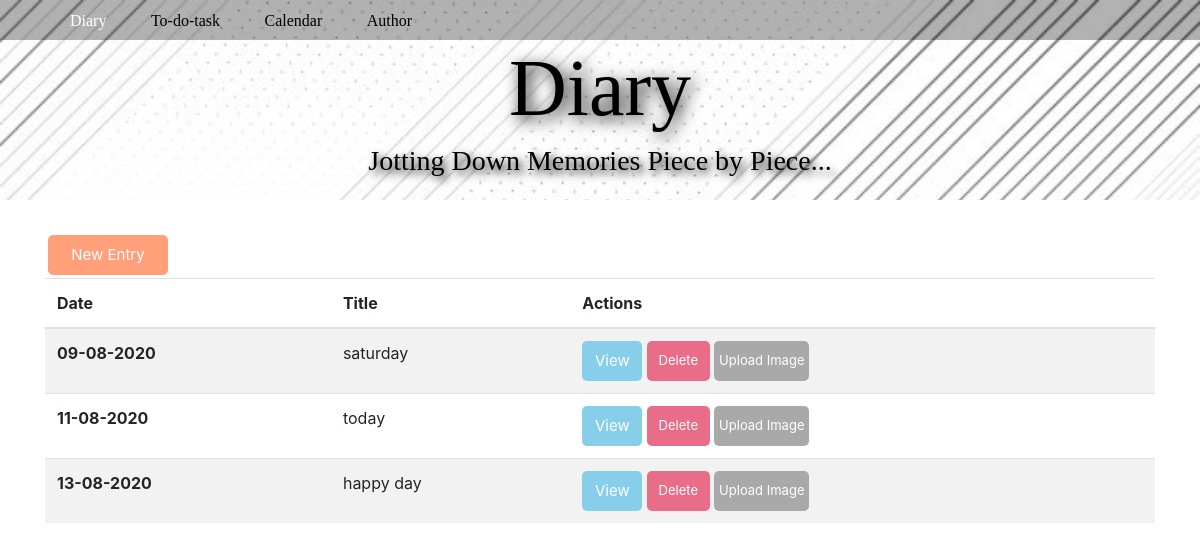
Before: / with the older database file.
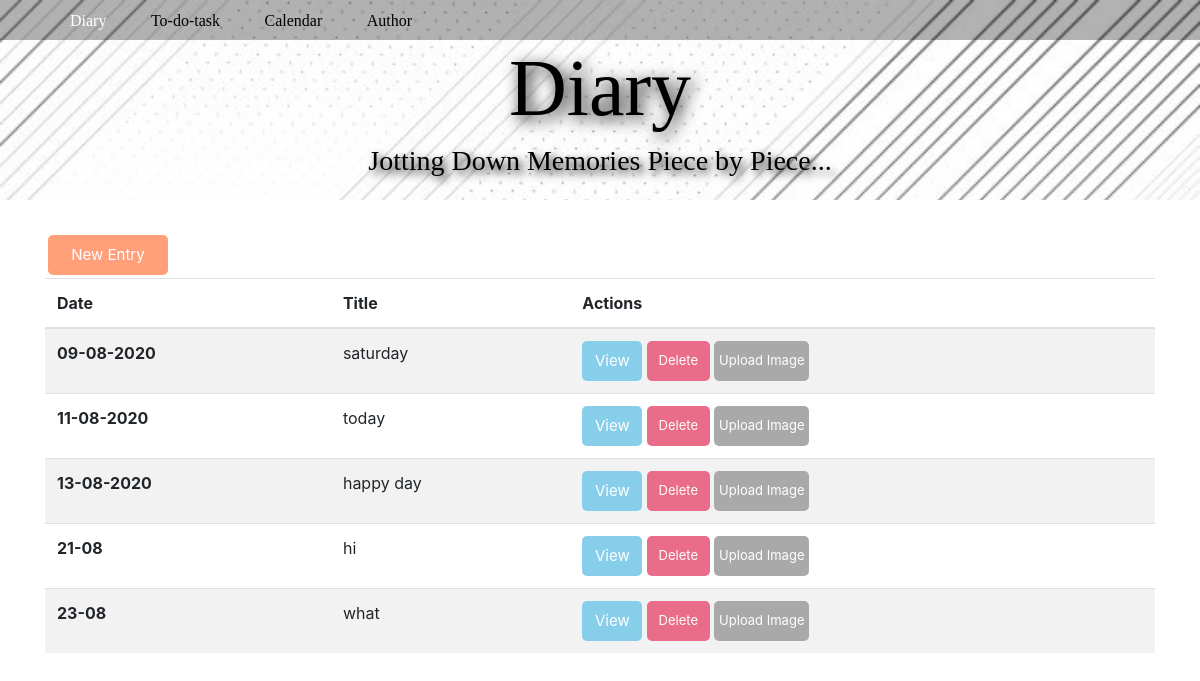
After: the same page with the newer database file.
### app/models.py (models this page shows, shortened)
class Diary(db.Model):
    date = db.Column(db.String(64), nullable=False, default=datetime.utcnow, primary_key=True)
    title = db.Column(db.String(64), nullable=False)
    text = db.Column(db.String(1028))

### app/routes.py (the view)
@app.route('/')
def index():
    entries = Diary.query.all()
    return render_template("index.html", entries = entries)

### app/templates/index.html (shortened to what this page needs)
<!DOCTYPE html>
<html lang="en">
  <head>
    <link
      rel="stylesheet"
      href="https://stackpath.bootstrapcdn.com/bootstrap/4.5.0/css/bootstrap.min.css"
    />
    <link rel="stylesheet" href="/static/main.css"/>
  </head>
  <body>
    <div id="background">
      <div id="menu">
          <div class="container">
              <div class="row">
                      <ul>
                          <li class="selected">Diary</li>
                          <li>To-do-task</li>
                          <li>Calendar</li>
                          <li>Author</li>
                      </ul>
                  </div>
              </div>
        </div>
      <div class="container text-center">
          <h1>Diary</h1>
          <h3>Jotting Down Memories Piece by Piece...</h3>
      </div>
    </div>
    <div class="container">
      <table class="table table-striped">
        <button type="button" class="btn btn-primary" id = "new-button" data-toggle="modal" data-target="#newItemModal">New Entry</button>
        <thead>
          <tr>
            <th scope="col">Date</th>
            <th scope="col">Title</th>
            <th scope="col">Actions</th>
          </tr>
        </thead>
        <tbody>
          {% for entry in entries %}
          <tr>
            <th scope="row">{{entry.date}}</th>
            <td>{{entry.title}}</td>
            <td>
              <a href="#"><button type="button" class="btn btn-primary" id="view-button">View</button></a>
              <button type="button" class="btn btn-danger" id="delete-button"> Delete </button>
              <button type="button" class="btn btn-primary" id="upload-button"> Upload Image </button>
            </td>
          </tr>
          {% endfor %}
        </tbody>
      </table>
    </div>
  </body>
</html>

### app/static/main.css (style rules this page uses)
#menu { height: 40px; background-color: rgba(0, 0, 0, 0.3); }
#menu ul { list-style-type: none; white-space: nowrap; margin-top: 8px; }
#menu li { color: black; font-size: 16px; font-family: "Tahoma"; margin-right: 40px; display: inline; }
#menu li.selected { color: white; }
#background { background-image: url("/static/banner.jpg"); background-repeat: no-repeat; background-color: gray; height: 200px; background-size: cover; margin-bottom: 32px; }
h1 { color: black; font-size: 60pt; font-family: "fantacy"; text-shadow: 4px 4px 16px black; }
h3 { color: black; margin-top: 0px; margin-bottom: 48px; font-family: "fantacy"; text-shadow: 4px 4px 8px black; }
#view-button { width: 60px; height: 40px; background-color:skyblue; color: white; font-size: 15px; border: none; border-radius: 5px; }
#delete-button { width: 63px; height: 40px; background-color:rgb(233, 109, 136); color: white; font-size: 13px; border: none; border-radius: 5px; text-align: center; padding: 10px; }
#upload-button { width: 95px; height: 40px; background-color: darkgray; color: white; font-size: 13px; border: none; border-radius: 5px; text-align: center; padding: 4px; }
#new-button { width: 120px; height: 40px; background-color: lightsalmon; color: white; font-size: 15px; border: none; border-radius: 5px; text-align: center; padding: 4px; margin: 3px; }

Changed rows visible on the page:
added Diary: date "21-08", title "hi"
added Diary: date "23-08", title "what"
